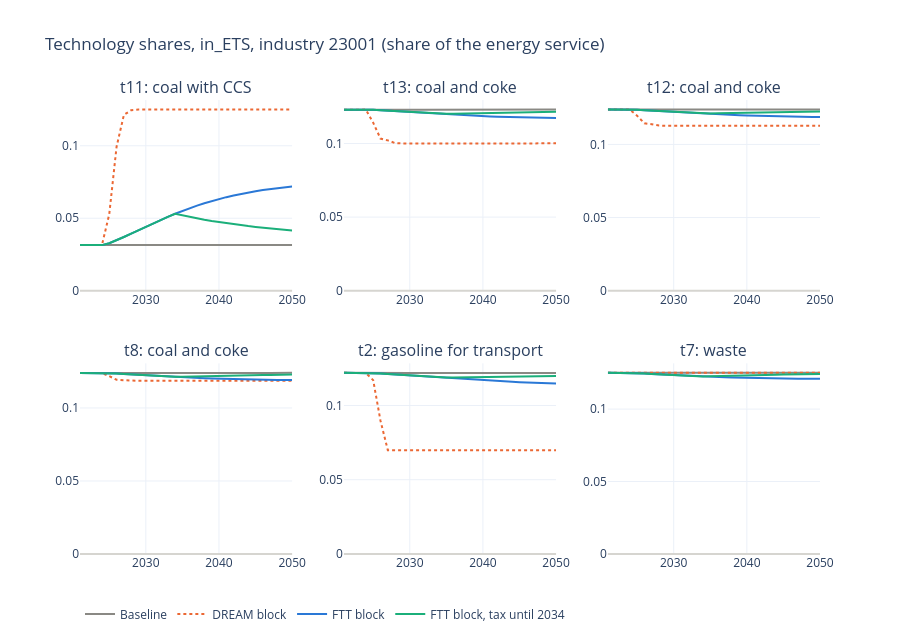

The cell this chart's notebook holds for it:
### Markdown cell above
## The technology shares in the whole model

The shares in `in_ETS`, industry 23001, where the tax makes coal with CCS (t11) cheaper.

* **DREAM block**: coal with CCS is at its potential of 12.5 % from 2028. Gasoline falls from 12.2 % to 7.0 %.
* **FTT block**: coal with CCS reaches 4.4 % in 2030 and 7.2 % in 2050. Every other technology gives up a little.
* **Tax until 2034**: coal with CCS peaks at 5.3 % in 2034 and is still at 4.2 % in 2050 (baseline 3.1 %).

The shares are the same to two decimals as when the block runs alone with DREAM's prices: the feedback from the
rest of the model to the shares is small.

### Code cell
UNIT = 'IN_ETS__23001'
lab = gv.technology_labels(base, UNIT)
lab = {l: f'{l}: coal with CCS' if 'captured co2' in t else t for l, t in lab.items()}
sh = {f'SQT__{t.upper()}__{UNIT}': lab[t] for t in ('t11', 't13', 't12', 't8', 't2', 't7')}
fig = lines(sh, 'Technology shares, in_ETS, industry 23001 (share of the energy service)', kind='level')
fig.update_yaxes(rangemode='tozero')
fig.show()
(100 * table(sh, kind='level')).round(2)

### Figure 1 — Plotly figure (JSON) as saved in the notebook; plotly's stock layout.template omitted (floating-point values rounded to 4 significant figures)
{"data": [{"hovertemplate": "Baseline %{x}: %{y:.4g}<extra></extra>", "legendgroup": "Baseline", "line": {"color": "#8a8984", "width": 2}, "mode": "lines", "name": "Baseline", "showlegend": true, "type": "scatter", "x": [2021, 2022, 2023, 2024, 2025, 2026, 2027, 2028, 2029, 2030, 2031, 2032, 2033, 2034, 2035, 2036, 2037, 2038, 2039, 2040, 2041, 2042, 2043, 2044, 2045, 2046, 2047, 2048, 2049, 2050], "xaxis": "x", "y": [0.03145, 0.03144, 0.03145, 0.03144, 0.03143, 0.03143, 0.03142, 0.03142, 0.03142, 0.03141, 0.03141, 0.03141, 0.03141, 0.03141, 0.03141, 0.03141, 0.03141, 0.03141, 0.03141, 0.03141, 0.03142, 0.03142, 0.03142, 0.03143, 0.03143, 0.03144, 0.03144, 0.03144, 0.03144, 0.03144], "yaxis": "y"}, {"hovertemplate": "DREAM block %{x}: %{y:.3f}<extra></extra>", "legendgroup": "DREAM block", "line": {"color": "#eb6834", "dash": "dot", "width": 2}, "mode": "lines", "name": "DREAM block", "showlegend": true, "type": "scatter", "x": [2021, 2022, 2023, 2024, 2025, 2026, 2027, 2028, 2029, 2030, 2031, 2032, 2033, 2034, 2035, 2036, 2037, 2038, 2039, 2040, 2041, 2042, 2043, 2044, 2045, 2046, 2047, 2048, 2049, 2050], "xaxis": "x", "y": [0.03145, 0.03145, 0.03145, 0.03144, 0.05276, 0.09935, 0.1213, 0.1245, 0.1249, 0.125, 0.125, 0.125, 0.125, 0.125, 0.125, 0.125, 0.125, 0.125, 0.125, 0.125, 0.125, 0.125, 0.125, 0.125, 0.125, 0.125, 0.125, 0.125, 0.125, 0.125], "yaxis": "y"}, {"hovertemplate": "FTT block %{x}: %{y:.3f}<extra></extra>", "legendgroup": "FTT block", "line": {"color": "#2a78d6", "width": 2}, "mode": "lines", "name": "FTT block", "showlegend": true, "type": "scatter", "x": [2021, 2022, 2023, 2024, 2025, 2026, 2027, 2028, 2029, 2030, 2031, 2032, 2033, 2034, 2035, 2036, 2037, 2038, 2039, 2040, 2041, 2042, 2043, 2044, 2045, 2046, 2047, 2048, 2049, 2050], "xaxis": "x", "y": [0.03145, 0.03144, 0.03144, 0.03144, 0.03273, 0.03475, 0.03704, 0.03943, 0.04182, 0.0442, 0.04652, 0.04878, 0.05096, 0.05305, 0.05503, 0.0569, 0.05866, 0.0603, 0.06183, 0.06323, 0.06453, 0.06571, 0.06679, 0.06777, 0.06866, 0.06947, 0.07019, 0.07083, 0.07139, 0.07189], "yaxis": "y"}, {"hovertemplate": "FTT block, tax until 2034 %{x}: %{y:.3f}<extra></extra>", "legendgroup": "FTT block, tax until 2034", "line": {"color": "#1baf7a", "width": 2}, "mode": "lines", "name": "FTT block, tax until 2034", "showlegend": true, "type": "scatter", "x": [2021, 2022, 2023, 2024, 2025, 2026, 2027, 2028, 2029, 2030, 2031, 2032, 2033, 2034, 2035, 2036, 2037, 2038, 2039, 2040, 2041, 2042, 2043, 2044, 2045, 2046, 2047, 2048, 2049, 2050], "xaxis": "x", "y": [0.03145, 0.03144, 0.03145, 0.03144, 0.03274, 0.03475, 0.03704, 0.03943, 0.04183, 0.0442, 0.04653, 0.04879, 0.05096, 0.05305, 0.05191, 0.05086, 0.04988, 0.04896, 0.04811, 0.04731, 0.04657, 0.04587, 0.04521, 0.04459, 0.04401, 0.04346, 0.04294, 0.04244, 0.04197, 0.04152], "yaxis": "y"}, {"hovertemplate": "Baseline %{x}: %{y:.4g}<extra></extra>", "legendgroup": "Baseline", "line": {"color": "#8a8984", "width": 2}, "mode": "lines", "name": "Baseline", "showlegend": false, "type": "scatter", "x": [2021, 2022, 2023, 2024, 2025, 2026, 2027, 2028, 2029, 2030, 2031, 2032, 2033, 2034, 2035, 2036, 2037, 2038, 2039, 2040, 2041, 2042, 2043, 2044, 2045, 2046, 2047, 2048, 2049, 2050], "xaxis": "x2", "y": [0.123, 0.123, 0.123, 0.123, 0.123, 0.123, 0.123, 0.123, 0.123, 0.123, 0.123, 0.123, 0.123, 0.123, 0.123, 0.123, 0.123, 0.123, 0.123, 0.123, 0.123, 0.123, 0.123, 0.123, 0.123, 0.123, 0.123, 0.123, 0.123, 0.1231], "yaxis": "y2"}, {"hovertemplate": "DREAM block %{x}: %{y:.3f}<extra></extra>", "legendgroup": "DREAM block", "line": {"color": "#eb6834", "dash": "dot", "width": 2}, "mode": "lines", "name": "DREAM block", "showlegend": false, "type": "scatter", "x": [2021, 2022, 2023, 2024, 2025, 2026, 2027, 2028, 2029, 2030, 2031, 2032, 2033, 2034, 2035, 2036, 2037, 2038, 2039, 2040, 2041, 2042, 2043, 2044, 2045, 2046, 2047, 2048, 2049, 2050], "xaxis": "x2", "y": [0.123, 0.123, 0.123, 0.123, 0.1141, 0.1033, 0.1021, 0.1003, 0.1, 0.1, 0.1, 0.1, 0.1, 0.1, 0.1, 0.09999, 0.09999, 0.09999, 0.09999, 0.1, 0.1, 0.1, 0.1, 0.1, 0.1, 0.1, 0.1, 0.1, 0.1001, 0.1001], "yaxis": "y2"}, {"hovertemplate": "FTT block %{x}: %{y:.3f}<extra></extra>", "legendgroup": "FTT block", "line": {"color": "#2a78d6", "width": 2}, "mode": "lines", "name": "FTT block", "showlegend": false, "type": "scatter", "x": [2021, 2022, 2023, 2024, 2025, 2026, 2027, 2028, 2029, 2030, 2031, 2032, 2033, 2034, 2035, 2036, 2037, 2038, 2039, 2040, 2041, 2042, 2043, 2044, 2045, 2046, 2047, 2048, 2049, 2050], "xaxis": "x2", "y": [0.123, 0.123, 0.123, 0.123, 0.1228, 0.1226, 0.1223, 0.122, 0.1216, 0.1213, 0.121, 0.1207, 0.1203, 0.12, 0.1198, 0.1195, 0.1192, 0.119, 0.1187, 0.1185, 0.1183, 0.1182, 0.118, 0.1178, 0.1177, 0.1176, 0.1175, 0.1174, 0.1173, 0.1173], "yaxis": "y2"}, {"hovertemplate": "FTT block, tax until 2034 %{x}: %{y:.3f}<extra></extra>", "legendgroup": "FTT block, tax until 2034", "line": {"color": "#1baf7a", "width": 2}, "mode": "lines", "name": "FTT block, tax until 2034", "showlegend": false, "type": "scatter", "x": [2021, 2022, 2023, 2024, 2025, 2026, 2027, 2028, 2029, 2030, 2031, 2032, 2033, 2034, 2035, 2036, 2037, 2038, 2039, 2040, 2041, 2042, 2043, 2044, 2045, 2046, 2047, 2048, 2049, 2050], "xaxis": "x2", "y": [0.123, 0.123, 0.123, 0.123, 0.1228, 0.1226, 0.1223, 0.122, 0.1216, 0.1213, 0.121, 0.1207, 0.1203, 0.12, 0.1202, 0.1203, 0.1204, 0.1205, 0.1206, 0.1207, 0.1208, 0.1208, 0.1209, 0.121, 0.1211, 0.1212, 0.1213, 0.1213, 0.1214, 0.1215], "yaxis": "y2"}, {"hovertemplate": "Baseline %{x}: %{y:.4g}<extra></extra>", "legendgroup": "Baseline", "line": {"color": "#8a8984", "width": 2}, "mode": "lines", "name": "Baseline", "showlegend": false, "type": "scatter", "x": [2021, 2022, 2023, 2024, 2025, 2026, 2027, 2028, 2029, 2030, 2031, 2032, 2033, 2034, 2035, 2036, 2037, 2038, 2039, 2040, 2041, 2042, 2043, 2044, 2045, 2046, 2047, 2048, 2049, 2050], "xaxis": "x3", "y": [0.1238, 0.1238, 0.1238, 0.1238, 0.1238, 0.1238, 0.1238, 0.1238, 0.1238, 0.1238, 0.1238, 0.1238, 0.1238, 0.1238, 0.1238, 0.1238, 0.1238, 0.1238, 0.1238, 0.1238, 0.1238, 0.1238, 0.1238, 0.1238, 0.1238, 0.1238, 0.1238, 0.1238, 0.1238, 0.1239], "yaxis": "y3"}, {"hovertemplate": "DREAM block %{x}: %{y:.3f}<extra></extra>", "legendgroup": "DREAM block", "line": {"color": "#eb6834", "dash": "dot", "width": 2}, "mode": "lines", "name": "DREAM block", "showlegend": false, "type": "scatter", "x": [2021, 2022, 2023, 2024, 2025, 2026, 2027, 2028, 2029, 2030, 2031, 2032, 2033, 2034, 2035, 2036, 2037, 2038, 2039, 2040, 2041, 2042, 2043, 2044, 2045, 2046, 2047, 2048, 2049, 2050], "xaxis": "x3", "y": [0.1238, 0.1238, 0.1238, 0.1238, 0.1196, 0.1144, 0.1138, 0.1129, 0.1128, 0.1128, 0.1128, 0.1128, 0.1128, 0.1128, 0.1128, 0.1128, 0.1128, 0.1128, 0.1128, 0.1128, 0.1128, 0.1128, 0.1128, 0.1128, 0.1128, 0.1128, 0.1128, 0.1128, 0.1128, 0.1128], "yaxis": "y3"}, {"hovertemplate": "FTT block %{x}: %{y:.3f}<extra></extra>", "legendgroup": "FTT block", "line": {"color": "#2a78d6", "width": 2}, "mode": "lines", "name": "FTT block", "showlegend": false, "type": "scatter", "x": [2021, 2022, 2023, 2024, 2025, 2026, 2027, 2028, 2029, 2030, 2031, 2032, 2033, 2034, 2035, 2036, 2037, 2038, 2039, 2040, 2041, 2042, 2043, 2044, 2045, 2046, 2047, 2048, 2049, 2050], "xaxis": "x3", "y": [0.1238, 0.1238, 0.1238, 0.1238, 0.1237, 0.1234, 0.1231, 0.1228, 0.1225, 0.1222, 0.1219, 0.1216, 0.1213, 0.1211, 0.1208, 0.1206, 0.1203, 0.1201, 0.1199, 0.1198, 0.1196, 0.1195, 0.1193, 0.1192, 0.1191, 0.119, 0.1189, 0.1188, 0.1188, 0.1188], "yaxis": "y3"}, {"hovertemplate": "FTT block, tax until 2034 %{x}: %{y:.3f}<extra></extra>", "legendgroup": "FTT block, tax until 2034", "line": {"color": "#1baf7a", "width": 2}, "mode": "lines", "name": "FTT block, tax until 2034", "showlegend": false, "type": "scatter", "x": [2021, 2022, 2023, 2024, 2025, 2026, 2027, 2028, 2029, 2030, 2031, 2032, 2033, 2034, 2035, 2036, 2037, 2038, 2039, 2040, 2041, 2042, 2043, 2044, 2045, 2046, 2047, 2048, 2049, 2050], "xaxis": "x3", "y": [0.1238, 0.1238, 0.1238, 0.1238, 0.1237, 0.1234, 0.1231, 0.1228, 0.1225, 0.1222, 0.1219, 0.1216, 0.1213, 0.1211, 0.1212, 0.1213, 0.1215, 0.1216, 0.1217, 0.1218, 0.1219, 0.122, 0.1221, 0.1221, 0.1222, 0.1223, 0.1224, 0.1224, 0.1225, 0.1226], "yaxis": "y3"}, {"hovertemplate": "Baseline %{x}: %{y:.4g}<extra></extra>", "legendgroup": "Baseline", "line": {"color": "#8a8984", "width": 2}, "mode": "lines", "name": "Baseline", "showlegend": false, "type": "scatter", "x": [2021, 2022, 2023, 2024, 2025, 2026, 2027, 2028, 2029, 2030, 2031, 2032, 2033, 2034, 2035, 2036, 2037, 2038, 2039, 2040, 2041, 2042, 2043, 2044, 2045, 2046, 2047, 2048, 2049, 2050], "xaxis": "x4", "y": [0.124, 0.124, 0.124, 0.124, 0.124, 0.124, 0.124, 0.124, 0.124, 0.124, 0.124, 0.124, 0.124, 0.124, 0.124, 0.124, 0.124, 0.124, 0.124, 0.124, 0.124, 0.124, 0.124, 0.124, 0.124, 0.124, 0.124, 0.124, 0.124, 0.1241], "yaxis": "y4"}, {"hovertemplate": "DREAM block %{x}: %{y:.3f}<extra></extra>", "legendgroup": "DREAM block", "line": {"color": "#eb6834", "dash": "dot", "width": 2}, "mode": "lines", "name": "DREAM block", "showlegend": false, "type": "scatter", "x": [2021, 2022, 2023, 2024, 2025, 2026, 2027, 2028, 2029, 2030, 2031, 2032, 2033, 2034, 2035, 2036, 2037, 2038, 2039, 2040, 2041, 2042, 2043, 2044, 2045, 2046, 2047, 2048, 2049, 2050], "xaxis": "x4", "y": [0.124, 0.124, 0.124, 0.124, 0.1218, 0.1193, 0.119, 0.1186, 0.1186, 0.1186, 0.1186, 0.1186, 0.1186, 0.1186, 0.1186, 0.1186, 0.1186, 0.1186, 0.1186, 0.1186, 0.1186, 0.1186, 0.1186, 0.1186, 0.1186, 0.1186, 0.1186, 0.1186, 0.1186, 0.1186], "yaxis": "y4"}, {"hovertemplate": "FTT block %{x}: %{y:.3f}<extra></extra>", "legendgroup": "FTT block", "line": {"color": "#2a78d6", "width": 2}, "mode": "lines", "name": "FTT block", "showlegend": false, "type": "scatter", "x": [2021, 2022, 2023, 2024, 2025, 2026, 2027, 2028, 2029, 2030, 2031, 2032, 2033, 2034, 2035, 2036, 2037, 2038, 2039, 2040, 2041, 2042, 2043, 2044, 2045, 2046, 2047, 2048, 2049, 2050], "xaxis": "x4", "y": [0.124, 0.124, 0.124, 0.124, 0.1239, 0.1236, 0.1233, 0.123, 0.1227, 0.1224, 0.1221, 0.1218, 0.1216, 0.1213, 0.1211, 0.1208, 0.1206, 0.1204, 0.1203, 0.1201, 0.1199, 0.1198, 0.1197, 0.1196, 0.1195, 0.1194, 0.1193, 0.1192, 0.1192, 0.1191], "yaxis": "y4"}, {"hovertemplate": "FTT block, tax until 2034 %{x}: %{y:.3f}<extra></extra>", "legendgroup": "FTT block, tax until 2034", "line": {"color": "#1baf7a", "width": 2}, "mode": "lines", "name": "FTT block, tax until 2034", "showlegend": false, "type": "scatter", "x": [2021, 2022, 2023, 2024, 2025, 2026, 2027, 2028, 2029, 2030, 2031, 2032, 2033, 2034, 2035, 2036, 2037, 2038, 2039, 2040, 2041, 2042, 2043, 2044, 2045, 2046, 2047, 2048, 2049, 2050], "xaxis": "x4", "y": [0.124, 0.124, 0.124, 0.124, 0.1239, 0.1236, 0.1233, 0.123, 0.1227, 0.1224, 0.1221, 0.1218, 0.1216, 0.1213, 0.1215, 0.1216, 0.1217, 0.1219, 0.122, 0.1221, 0.1222, 0.1223, 0.1224, 0.1224, 0.1225, 0.1226, 0.1227, 0.1227, 0.1228, 0.1229], "yaxis": "y4"}, {"hovertemplate": "Baseline %{x}: %{y:.4g}<extra></extra>", "legendgroup": "Baseline", "line": {"color": "#8a8984", "width": 2}, "mode": "lines", "name": "Baseline", "showlegend": false, "type": "scatter", "x": [2021, 2022, 2023, 2024, 2025, 2026, 2027, 2028, 2029, 2030, 2031, 2032, 2033, 2034, 2035, 2036, 2037, 2038, 2039, 2040, 2041, 2042, 2043, 2044, 2045, 2046, 2047, 2048, 2049, 2050], "xaxis": "x5", "y": [0.1219, 0.1219, 0.1219, 0.1219, 0.1219, 0.1219, 0.1219, 0.1219, 0.1219, 0.1219, 0.1219, 0.1219, 0.1219, 0.1219, 0.1219, 0.1219, 0.1219, 0.1219, 0.1219, 0.1219, 0.1219, 0.1219, 0.1219, 0.1218, 0.1218, 0.1218, 0.1218, 0.1218, 0.1218, 0.1218], "yaxis": "y5"}, {"hovertemplate": "DREAM block %{x}: %{y:.3f}<extra></extra>", "legendgroup": "DREAM block", "line": {"color": "#eb6834", "dash": "dot", "width": 2}, "mode": "lines", "name": "DREAM block", "showlegend": false, "type": "scatter", "x": [2021, 2022, 2023, 2024, 2025, 2026, 2027, 2028, 2029, 2030, 2031, 2032, 2033, 2034, 2035, 2036, 2037, 2038, 2039, 2040, 2041, 2042, 2043, 2044, 2045, 2046, 2047, 2048, 2049, 2050], "xaxis": "x5", "y": [0.1219, 0.1219, 0.1219, 0.1219, 0.1171, 0.08967, 0.06991, 0.06991, 0.06991, 0.06991, 0.06991, 0.06991, 0.06991, 0.06991, 0.06991, 0.06991, 0.06991, 0.06991, 0.06991, 0.06991, 0.06991, 0.06991, 0.06991, 0.06991, 0.06991, 0.06991, 0.06991, 0.06991, 0.06991, 0.06991], "yaxis": "y5"}, {"hovertemplate": "FTT block %{x}: %{y:.3f}<extra></extra>", "legendgroup": "FTT block", "line": {"color": "#2a78d6", "width": 2}, "mode": "lines", "name": "FTT block", "showlegend": false, "type": "scatter", "x": [2021, 2022, 2023, 2024, 2025, 2026, 2027, 2028, 2029, 2030, 2031, 2032, 2033, 2034, 2035, 2036, 2037, 2038, 2039, 2040, 2041, 2042, 2043, 2044, 2045, 2046, 2047, 2048, 2049, 2050], "xaxis": "x5", "y": [0.1219, 0.1219, 0.1219, 0.1219, 0.1217, 0.1214, 0.1211, 0.1208, 0.1205, 0.1201, 0.1198, 0.1194, 0.1191, 0.1187, 0.1184, 0.1181, 0.1177, 0.1174, 0.1172, 0.1169, 0.1166, 0.1164, 0.1161, 0.1159, 0.1157, 0.1155, 0.1153, 0.1151, 0.1149, 0.1148], "yaxis": "y5"}, {"hovertemplate": "FTT block, tax until 2034 %{x}: %{y:.3f}<extra></extra>", "legendgroup": "FTT block, tax until 2034", "line": {"color": "#1baf7a", "width": 2}, "mode": "lines", "name": "FTT block, tax until 2034", "showlegend": false, "type": "scatter", "x": [2021, 2022, 2023, 2024, 2025, 2026, 2027, 2028, 2029, 2030, 2031, 2032, 2033, 2034, 2035, 2036, 2037, 2038, 2039, 2040, 2041, 2042, 2043, 2044, 2045, 2046, 2047, 2048, 2049, 2050], "xaxis": "x5", "y": [0.1219, 0.1219, 0.1219, 0.1219, 0.1217, 0.1214, 0.1211, 0.1208, 0.1205, 0.1201, 0.1198, 0.1194, 0.1191, 0.1187, 0.1188, 0.1189, 0.1189, 0.119, 0.1191, 0.1191, 0.1192, 0.1193, 0.1193, 0.1194, 0.1195, 0.1195, 0.1196, 0.1197, 0.1197, 0.1198], "yaxis": "y5"}, {"hovertemplate": "Baseline %{x}: %{y:.4g}<extra></extra>", "legendgroup": "Baseline", "line": {"color": "#8a8984", "width": 2}, "mode": "lines", "name": "Baseline", "showlegend": false, "type": "scatter", "x": [2021, 2022, 2023, 2024, 2025, 2026, 2027, 2028, 2029, 2030, 2031, 2032, 2033, 2034, 2035, 2036, 2037, 2038, 2039, 2040, 2041, 2042, 2043, 2044, 2045, 2046, 2047, 2048, 2049, 2050], "xaxis": "x6", "y": [0.125, 0.125, 0.125, 0.125, 0.125, 0.125, 0.125, 0.125, 0.125, 0.125, 0.125, 0.125, 0.125, 0.125, 0.125, 0.125, 0.125, 0.125, 0.125, 0.125, 0.125, 0.125, 0.125, 0.125, 0.125, 0.125, 0.125, 0.125, 0.125, 0.125], "yaxis": "y6"}, {"hovertemplate": "DREAM block %{x}: %{y:.3f}<extra></extra>", "legendgroup": "DREAM block", "line": {"color": "#eb6834", "dash": "dot", "width": 2}, "mode": "lines", "name": "DREAM block", "showlegend": false, "type": "scatter", "x": [2021, 2022, 2023, 2024, 2025, 2026, 2027, 2028, 2029, 2030, 2031, 2032, 2033, 2034, 2035, 2036, 2037, 2038, 2039, 2040, 2041, 2042, 2043, 2044, 2045, 2046, 2047, 2048, 2049, 2050], "xaxis": "x6", "y": [0.125, 0.125, 0.125, 0.125, 0.125, 0.125, 0.125, 0.125, 0.125, 0.125, 0.125, 0.125, 0.125, 0.125, 0.125, 0.125, 0.125, 0.125, 0.125, 0.125, 0.125, 0.125, 0.125, 0.125, 0.125, 0.125, 0.125, 0.125, 0.125, 0.125], "yaxis": "y6"}, {"hovertemplate": "FTT block %{x}: %{y:.3f}<extra></extra>", "legendgroup": "FTT block", "line": {"color": "#2a78d6", "width": 2}, "mode": "lines", "name": "FTT block", "showlegend": false, "type": "scatter", "x": [2021, 2022, 2023, 2024, 2025, 2026, 2027, 2028, 2029, 2030, 2031, 2032, 2033, 2034, 2035, 2036, 2037, 2038, 2039, 2040, 2041, 2042, 2043, 2044, 2045, 2046, 2047, 2048, 2049, 2050], "xaxis": "x6", "y": [0.125, 0.125, 0.125, 0.125, 0.1248, 0.1245, 0.1243, 0.124, 0.1237, 0.1234, 0.1232, 0.1229, 0.1227, 0.1225, 0.1223, 0.1221, 0.1219, 0.1218, 0.1216, 0.1215, 0.1214, 0.1213, 0.1212, 0.1212, 0.1211, 0.1211, 0.121, 0.121, 0.121, 0.1209], "yaxis": "y6"}, {"hovertemplate": "FTT block, tax until 2034 %{x}: %{y:.3f}<extra></extra>", "legendgroup": "FTT block, tax until 2034", "line": {"color": "#1baf7a", "width": 2}, "mode": "lines", "name": "FTT block, tax until 2034", "showlegend": false, "type": "scatter", "x": [2021, 2022, 2023, 2024, 2025, 2026, 2027, 2028, 2029, 2030, 2031, 2032, 2033, 2034, 2035, 2036, 2037, 2038, 2039, 2040, 2041, 2042, 2043, 2044, 2045, 2046, 2047, 2048, 2049, 2050], "xaxis": "x6", "y": [0.125, 0.125, 0.125, 0.125, 0.1248, 0.1245, 0.1243, 0.124, 0.1237, 0.1234, 0.1232, 0.1229, 0.1227, 0.1225, 0.1227, 0.1229, 0.123, 0.1232, 0.1233, 0.1234, 0.1235, 0.1236, 0.1237, 0.1238, 0.1238, 0.1239, 0.124, 0.124, 0.1241, 0.1241], "yaxis": "y6"}], "layout": {"annotations": [{"font": {"size": 16}, "showarrow": false, "text": "t11: coal with CCS", "x": 0.1433, "xanchor": "center", "xref": "paper", "y": 1.0, "yanchor": "bottom", "yref": "paper"}, {"font": {"size": 16}, "showarrow": false, "text": "t13: coal and coke", "x": 0.5, "xanchor": "center", "xref": "paper", "y": 1.0, "yanchor": "bottom", "yref": "paper"}, {"font": {"size": 16}, "showarrow": false, "text": "t12: coal and coke", "x": 0.8567, "xanchor": "center", "xref": "paper", "y": 1.0, "yanchor": "bottom", "yref": "paper"}, {"font": {"size": 16}, "showarrow": false, "text": "t8: coal and coke", "x": 0.1433, "xanchor": "center", "xref": "paper", "y": 0.42, "yanchor": "bottom", "yref": "paper"}, {"font": {"size": 16}, "showarrow": false, "text": "t2: gasoline for transport", "x": 0.5, "xanchor": "center", "xref": "paper", "y": 0.42, "yanchor": "bottom", "yref": "paper"}, {"font": {"size": 16}, "showarrow": false, "text": "t7: waste", "x": 0.8567, "xanchor": "center", "xref": "paper", "y": 0.42, "yanchor": "bottom", "yref": "paper"}], "height": 640, "hovermode": "x unified", "legend": {"orientation": "h", "y": -0.1}, "title": {"text": "Technology shares, in_ETS, industry 23001 (share of the energy service)"}, "xaxis": {"anchor": "y", "domain": [0.0, 0.2867]}, "xaxis2": {"anchor": "y2", "domain": [0.3567, 0.6433]}, "xaxis3": {"anchor": "y3", "domain": [0.7133, 1.0]}, "xaxis4": {"anchor": "y4", "domain": [0.0, 0.2867]}, "xaxis5": {"anchor": "y5", "domain": [0.3567, 0.6433]}, "xaxis6": {"anchor": "y6", "domain": [0.7133, 1.0]}, "yaxis": {"anchor": "x", "domain": [0.58, 1.0], "rangemode": "tozero", "zeroline": true, "zerolinecolor": "#d6d5d0"}, "yaxis2": {"anchor": "x2", "domain": [0.58, 1.0], "rangemode": "tozero", "zeroline": true, "zerolinecolor": "#d6d5d0"}, "yaxis3": {"anchor": "x3", "domain": [0.58, 1.0], "rangemode": "tozero", "zeroline": true, "zerolinecolor": "#d6d5d0"}, "yaxis4": {"anchor": "x4", "domain": [0.0, 0.42], "rangemode": "tozero", "zeroline": true, "zerolinecolor": "#d6d5d0"}, "yaxis5": {"anchor": "x5", "domain": [0.0, 0.42], "rangemode": "tozero", "zeroline": true, "zerolinecolor": "#d6d5d0"}, "yaxis6": {"anchor": "x6", "domain": [0.0, 0.42], "rangemode": "tozero", "zeroline": true, "zerolinecolor": "#d6d5d0"}}}
